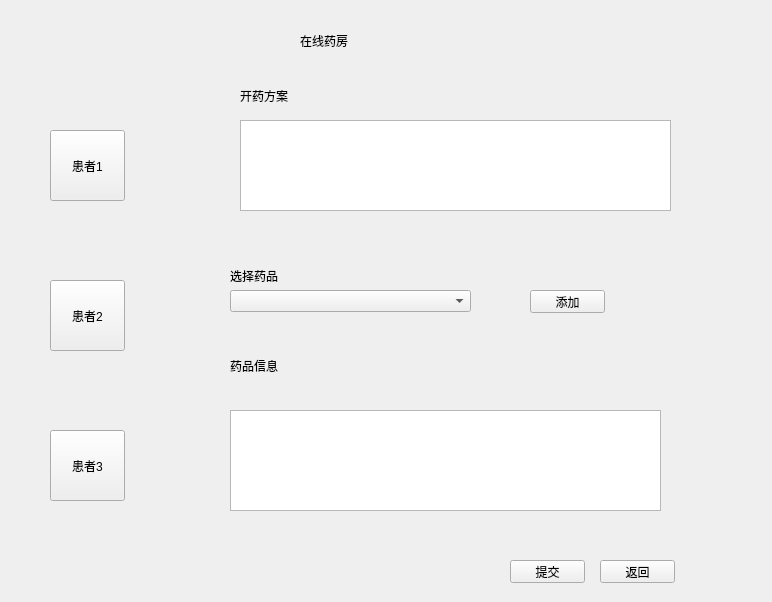
<?xml version="1.0" encoding="UTF-8"?>
<ui version="4.0">
 <class>Form</class>
 <widget class="QWidget" name="Form">
  <property name="geometry">
   <rect>
    <x>0</x>
    <y>0</y>
    <width>772</width>
    <height>602</height>
   </rect>
  </property>
  <property name="windowTitle">
   <string>Form</string>
  </property>
  <widget class="QLabel" name="label">
   <property name="geometry">
    <rect>
     <x>300</x>
     <y>30</y>
     <width>181</width>
     <height>21</height>
    </rect>
   </property>
   <property name="text">
    <string>在线药房</string>
   </property>
  </widget>
  <widget class="QLabel" name="label_2">
   <property name="geometry">
    <rect>
     <x>240</x>
     <y>90</y>
     <width>54</width>
     <height>12</height>
    </rect>
   </property>
   <property name="text">
    <string>开药方案</string>
   </property>
  </widget>
  <widget class="QLabel" name="label_3">
   <property name="geometry">
    <rect>
     <x>230</x>
     <y>270</y>
     <width>54</width>
     <height>12</height>
    </rect>
   </property>
   <property name="text">
    <string>选择药品</string>
   </property>
  </widget>
  <widget class="QPushButton" name="pushButton_2">
   <property name="geometry">
    <rect>
     <x>50</x>
     <y>280</y>
     <width>75</width>
     <height>71</height>
    </rect>
   </property>
   <property name="text">
    <string>患者2</string>
   </property>
  </widget>
  <widget class="QPushButton" name="pushButton_3">
   <property name="geometry">
    <rect>
     <x>50</x>
     <y>130</y>
     <width>75</width>
     <height>71</height>
    </rect>
   </property>
   <property name="text">
    <string>患者1</string>
   </property>
  </widget>
  <widget class="QPushButton" name="pushButton_4">
   <property name="geometry">
    <rect>
     <x>50</x>
     <y>430</y>
     <width>75</width>
     <height>71</height>
    </rect>
   </property>
   <property name="text">
    <string>患者3</string>
   </property>
  </widget>
  <widget class="QComboBox" name="comboBox">
   <property name="geometry">
    <rect>
     <x>230</x>
     <y>290</y>
     <width>241</width>
     <height>22</height>
    </rect>
   </property>
  </widget>
  <widget class="QLabel" name="label_4">
   <property name="geometry">
    <rect>
     <x>230</x>
     <y>350</y>
     <width>54</width>
     <height>31</height>
    </rect>
   </property>
   <property name="text">
    <string>药品信息</string>
   </property>
  </widget>
  <widget class="QTextEdit" name="textEdit">
   <property name="geometry">
    <rect>
     <x>240</x>
     <y>120</y>
     <width>431</width>
     <height>91</height>
    </rect>
   </property>
  </widget>
  <widget class="QTextEdit" name="textEdit_2">
   <property name="geometry">
    <rect>
     <x>230</x>
     <y>410</y>
     <width>431</width>
     <height>101</height>
    </rect>
   </property>
  </widget>
  <widget class="QPushButton" name="pushButton_5">
   <property name="geometry">
    <rect>
     <x>510</x>
     <y>560</y>
     <width>75</width>
     <height>23</height>
    </rect>
   </property>
   <property name="text">
    <string>提交</string>
   </property>
  </widget>
  <widget class="QPushButton" name="pushButton_6">
   <property name="geometry">
    <rect>
     <x>600</x>
     <y>560</y>
     <width>75</width>
     <height>23</height>
    </rect>
   </property>
   <property name="text">
    <string>返回</string>
   </property>
  </widget>
  <widget class="QPushButton" name="pushButton_7">
   <property name="geometry">
    <rect>
     <x>530</x>
     <y>290</y>
     <width>75</width>
     <height>23</height>
    </rect>
   </property>
   <property name="text">
    <string>添加</string>
   </property>
  </widget>
 </widget>
 <resources/>
 <connections/>
 <slots>
  <slot>click()</slot>
 </slots>
</ui>
